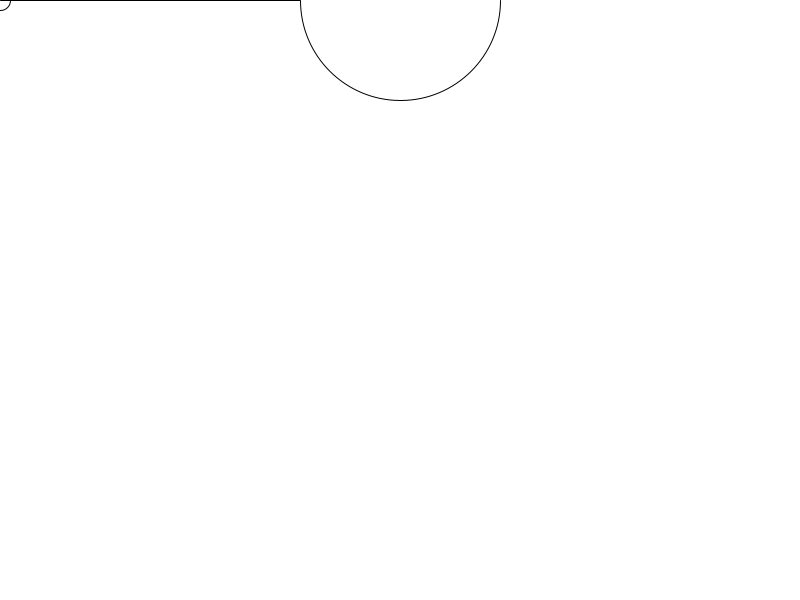
Frame 1 (no input)
Frame 60 (the mouse pressed at the canvas centre just before this capture): identical to frame 1, image omitted
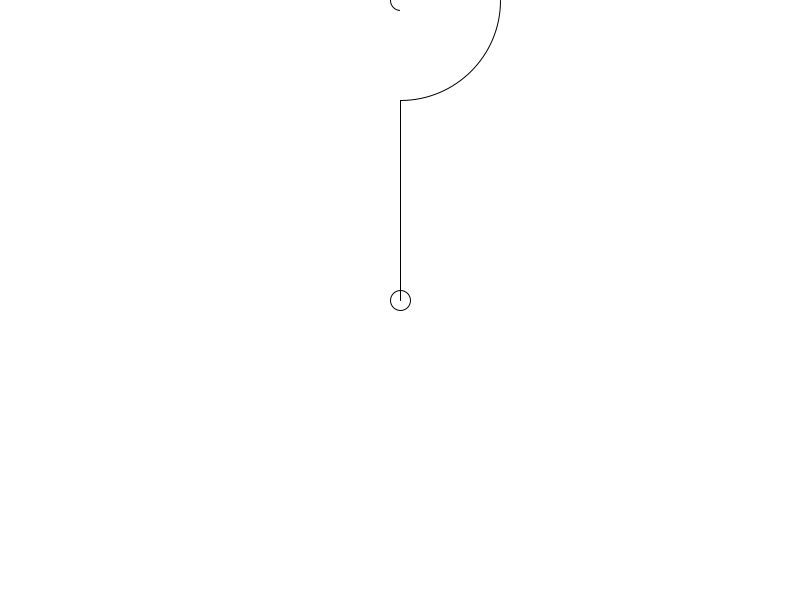
Frame 120 (the mouse held since frame 60 and released just before this capture)

The Processing sketch that drew these frames (run headless with seeded random() and noise(); from frame 60 on, the mouse is pressed at the canvas centre):

// Processing sketch: _2_angle_measuring_program
// ── _2_angle_measuring_program.pde
void setup() {
  size (800, 600);
}
void draw() {
  background(255);
  translate(width/2, 0);
  float penX = mouseX - width/2;
  float penY = mouseY;
  ellipse(penX, penY, 20, 20);//draw pen tip

  ellipse(0, 0, 20, 20);
  line(0, 0, penX, penY);
  float len = dist(0, 0, penX, penY); //let's measure the length of your line

  float angle = asin(penY/len);
  if (penX < 0) { 
    angle = PI - angle;
  }
  println("angle = " + degrees(angle));
  println("length = " + len);//print out the length
  arc(0, 0, 200, 200, 0, angle);
}
